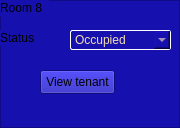
               <widget class="QFrame" name="frame_12">
                <property name="sizePolicy">
                 <sizepolicy hsizetype="Fixed" vsizetype="Fixed">
                  <horstretch>0</horstretch>
                  <verstretch>0</verstretch>
                 </sizepolicy>
                </property>
                <property name="minimumSize">
                 <size>
                  <width>139</width>
                  <height>128</height>
                 </size>
                </property>
                <property name="styleSheet">
                 <string notr="true">background-color:#1610ae;</string>
                </property>
                <property name="frameShape">
                 <enum>QFrame::StyledPanel</enum>
                </property>
                <property name="frameShadow">
                 <enum>QFrame::Raised</enum>
                </property>
                <widget class="QLabel" name="label_72">
                 <property name="geometry">
                  <rect>
                   <x>0</x>
                   <y>0</y>
                   <width>49</width>
                   <height>16</height>
                  </rect>
                 </property>
                 <property name="text">
                  <string>Room 8</string>
                 </property>
                </widget>
                <widget class="QLabel" name="label_73">
                 <property name="geometry">
                  <rect>
                   <x>0</x>
                   <y>30</y>
                   <width>49</width>
                   <height>16</height>
                  </rect>
                 </property>
                 <property name="text">
                  <string>Status</string>
                 </property>
                </widget>
                <widget class="QPushButton" name="view_tenant_btn_8">
                 <property name="geometry">
                  <rect>
                   <x>40</x>
                   <y>70</y>
                   <width>75</width>
                   <height>24</height>
                  </rect>
                 </property>
                 <property name="text">
                  <string>View tenant</string>
                 </property>
                </widget>
                <widget class="QComboBox" name="statusEdit_17">
                 <property name="geometry">
                  <rect>
                   <x>70</x>
                   <y>30</y>
                   <width>101</width>
                   <height>20</height>
                  </rect>
                 </property>
                 <property name="styleSheet">
                  <string notr="true">border:1px solid white;
border-radius:1.5px;
color:wheat;</string>
                 </property>
                 <item>
                  <property name="text">
                   <string>Occupied</string>
                  </property>
                 </item>
                 <item>
                  <property name="text">
                   <string>Vacant</string>
                  </property>
                 </item>
                 <item>
                  <property name="text">
                   <string>Needing Repair</string>
                  </property>
                 </item>
                </widget>
               </widget>
